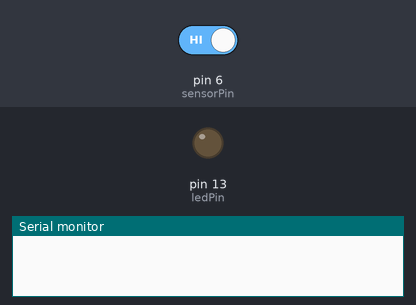
A sketch run on a simulated Arduino Uno, built with avr-gcc and run on an emulated ATmega328P. On the bench: output pins drawn as LEDs (lit = HIGH), the last lines printed to the serial monitor. Dashed ring = blinking. The test bench sets the inputs (shaded band); at power-on: pin 6 (sensorPin) HIGH.

Above: at 1.2 s.
1.3 s: pin 6 (sensorPin) driven LOW
At 1.55 s:
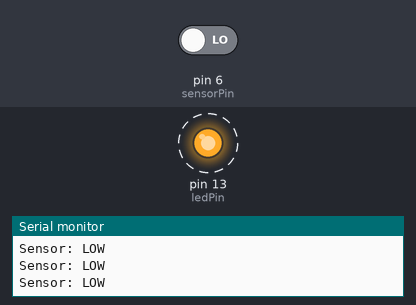
4.3 s: pin 6 (sensorPin) driven HIGH
At 4.3 s:
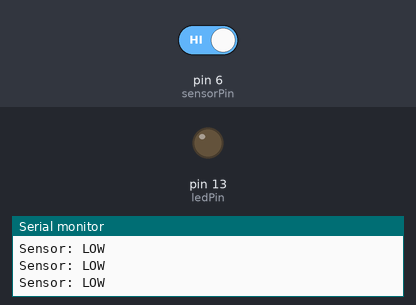
Timing chart, 0 to 7.3 s (numbered marks = the images above; inputs shaded):
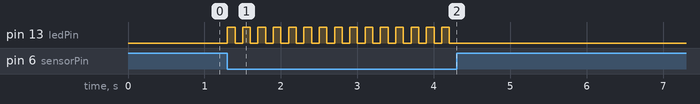

The sketch:

02_tap_module.ino
```cpp
/********************************
 * makerblog.at - Tutorial
 * Elegoo 37 Sensor Kit v2.0
 *
 * Tap Module / Klopf Sensor KY-031
 * Arduino D6 -> linkes Pin (S)
 * Arduino 5V -> mittleres Pin
 * Arduino GND -> rechtes Pin (-)
 *
 *********************************/

int ledPin = 13;

int sensorPin = 6;
int sensorVal = 0;
int ledStatus = LOW;

void setup() {
  Serial.begin(9600);
  pinMode(13, OUTPUT);
  pinMode(sensorPin, INPUT);
}

void loop() {

  sensorVal = digitalRead(sensorPin);

  if (sensorVal == LOW) {
    Serial.println("Sensor: LOW");
    ledStatus = !ledStatus;
    digitalWrite(ledPin, ledStatus);
    delay(100);
  }

}
```

Measured:
- after the input at 1.3 s, pin 13 (ledPin): alternates HIGH for 0.10 s and LOW for 0.10 s, starting at once
- after the input at 4.3 s, pin 13 (ledPin): stops changing and stays LOW
